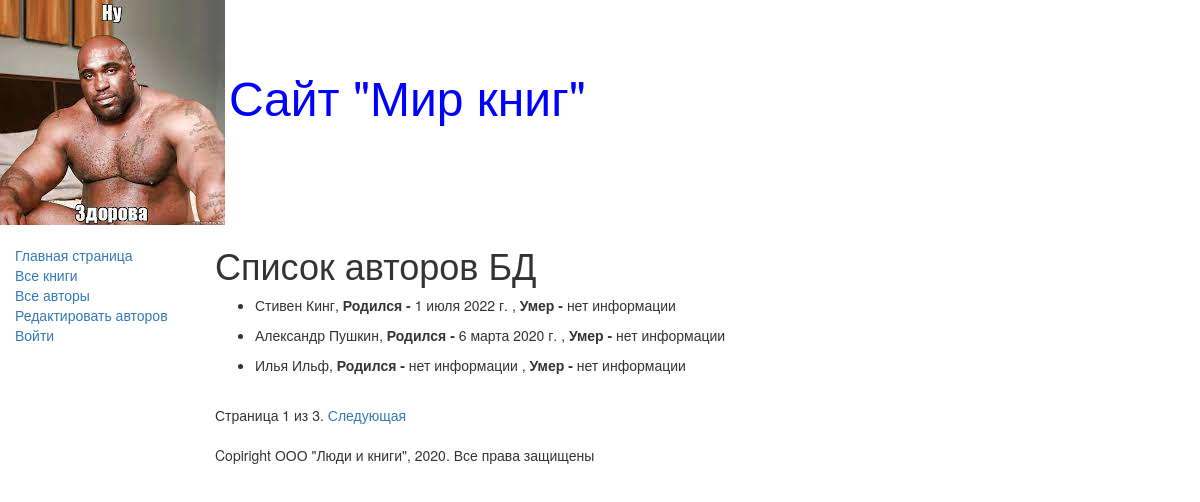
Screenshot of /authors/ with the database file from the repository.
### catalog/models.py (models this page shows, shortened)
class Author(models.Model):
    first_name = models.CharField(max_length=100,
                                  help_text="Введите имя автора",
                                  verbose_name="Имя автора")
    last_name = models.CharField(max_length=100,
                                 help_text="Введите фамилию автора",
                                 verbose_name="Фамилия автора")
    date_of_birth = models.DateField(help_text="Введите дату рождения",
                                     verbose_name="Дата рождения",
                                     null=True, blank=True)
    date_of_death = models.DateField(help_text="Введите дату смерти",
                                     verbose_name="Дата смерти",
                                     null=True, blank=True)

### catalog/views.py (the view)
# urls.py: re_path(r'^authors/$', views.AuthorListView.as_view(), name='authors')
class AuthorListView(generic.ListView):
    model = Author
    paginate_by = 3

### catalog/templates/catalog/author_list.html
{% extends "base_generic.html" %}
{% block content %}
    <h1>Список авторов БД</h1>
    {% if author_list %}
    <ul>
        {% for author in author_list %}
        <li>
            <p>{{author.first_name}} {{author.last_name}},
                <strong>Родился -</strong>
                {% if author.date_of_birth %}
                    {{author.date_of_birth}}
                {% else %}
                    нет информации
                {% endif %},
                <strong>Умер -</strong>
                {% if author.date_of_death %}
                    {{author.date_of_death}}
                {% else %}
                    нет информации
                {% endif %}</p>
        </li>
        {% endfor %}
    </ul>
    {% else %}
        <p>В базе нет Авторов :(</p>
    {% endif %}
{% endblock %}

### rows the page displays
Author: first_name "Стивен", last_name "Кинг", date_of_birth "1 июля 2022 г.", shows "нет информации"
Author: first_name "Александр", last_name "Пушкин", date_of_birth "6 марта 2020 г.", shows "нет информации"
Author: first_name "Илья", last_name "Ильф", shows "нет информации"

### other values shown
{{ page_obj.number }} "1"
{{ page_obj.paginator.num_pages }} "3"
